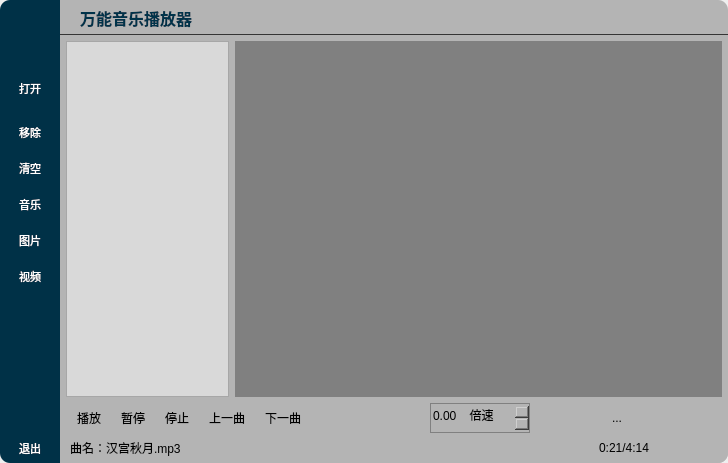
<?xml version="1.0" encoding="UTF-8"?>
<ui version="4.0">
 <class>Widget</class>
 <widget class="QWidget" name="Widget">
  <property name="geometry">
   <rect>
    <x>0</x>
    <y>0</y>
    <width>728</width>
    <height>463</height>
   </rect>
  </property>
  <property name="windowTitle">
   <string>Widget</string>
  </property>
  <property name="styleSheet">
   <string notr="true">QWidget#Widget 
{
	border-radius:15px
}</string>
  </property>
  <layout class="QHBoxLayout" name="horizontalLayout_2">
   <property name="spacing">
    <number>0</number>
   </property>
   <property name="leftMargin">
    <number>0</number>
   </property>
   <property name="topMargin">
    <number>0</number>
   </property>
   <property name="rightMargin">
    <number>0</number>
   </property>
   <property name="bottomMargin">
    <number>0</number>
   </property>
   <item>
    <widget class="QWidget" name="WidgetLeft" native="true">
     <property name="maximumSize">
      <size>
       <width>60</width>
       <height>16777215</height>
      </size>
     </property>
     <property name="styleSheet">
      <string notr="true">QWidget#WidgetLeft
{
	background-color: rgb(0, 49, 71);
	border-top-left-radius:10px;
	border-bottom-left-radius:10px;
}
QToolButton:hover 
{
	background-color: rgb(100,100,100);
	color: rgb(0, 52, 76);
}</string>
     </property>
     <layout class="QVBoxLayout" name="verticalLayout_2">
      <property name="leftMargin">
       <number>0</number>
      </property>
      <property name="topMargin">
       <number>0</number>
      </property>
      <property name="rightMargin">
       <number>0</number>
      </property>
      <property name="bottomMargin">
       <number>0</number>
      </property>
      <item>
       <widget class="QWidget" name="widget_2" native="true">
        <property name="minimumSize">
         <size>
          <width>60</width>
          <height>60</height>
         </size>
        </property>
        <layout class="QVBoxLayout" name="verticalLayout_4">
         <property name="leftMargin">
          <number>10</number>
         </property>
         <property name="topMargin">
          <number>10</number>
         </property>
         <property name="rightMargin">
          <number>10</number>
         </property>
         <property name="bottomMargin">
          <number>10</number>
         </property>
         <item>
          <widget class="QLabel" name="label_2">
           <property name="minimumSize">
            <size>
             <width>40</width>
             <height>40</height>
            </size>
           </property>
           <property name="maximumSize">
            <size>
             <width>40</width>
             <height>40</height>
            </size>
           </property>
           <property name="text">
            <string/>
           </property>
           <property name="pixmap">
            <pixmap resource="res.qrc">:/img/website.png</pixmap>
           </property>
           <property name="scaledContents">
            <bool>true</bool>
           </property>
          </widget>
         </item>
        </layout>
       </widget>
      </item>
      <item>
       <widget class="QToolButton" name="tBtnOpen">
        <property name="minimumSize">
         <size>
          <width>60</width>
          <height>45</height>
         </size>
        </property>
        <property name="font">
         <font>
          <pointsize>8</pointsize>
         </font>
        </property>
        <property name="styleSheet">
         <string notr="true">color: white;</string>
        </property>
        <property name="text">
         <string>打开</string>
        </property>
        <property name="icon">
         <iconset resource="res.qrc">
          <normaloff>:/img/file (1).png</normaloff>:/img/file (1).png</iconset>
        </property>
        <property name="iconSize">
         <size>
          <width>20</width>
          <height>20</height>
         </size>
        </property>
        <property name="toolButtonStyle">
         <enum>Qt::ToolButtonTextUnderIcon</enum>
        </property>
        <property name="autoRaise">
         <bool>true</bool>
        </property>
       </widget>
      </item>
      <item>
       <widget class="QToolButton" name="tBtnRemove">
        <property name="minimumSize">
         <size>
          <width>60</width>
          <height>30</height>
         </size>
        </property>
        <property name="font">
         <font>
          <pointsize>8</pointsize>
         </font>
        </property>
        <property name="styleSheet">
         <string notr="true">color: white;</string>
        </property>
        <property name="text">
         <string>移除</string>
        </property>
        <property name="icon">
         <iconset resource="res.qrc">
          <normaloff>:/img/minus (1).png</normaloff>:/img/minus (1).png</iconset>
        </property>
        <property name="iconSize">
         <size>
          <width>20</width>
          <height>20</height>
         </size>
        </property>
        <property name="toolButtonStyle">
         <enum>Qt::ToolButtonTextUnderIcon</enum>
        </property>
        <property name="autoRaise">
         <bool>true</bool>
        </property>
       </widget>
      </item>
      <item>
       <widget class="QToolButton" name="tBtnClear">
        <property name="minimumSize">
         <size>
          <width>60</width>
          <height>30</height>
         </size>
        </property>
        <property name="font">
         <font>
          <pointsize>8</pointsize>
         </font>
        </property>
        <property name="styleSheet">
         <string notr="true">color: white;</string>
        </property>
        <property name="text">
         <string>清空</string>
        </property>
        <property name="icon">
         <iconset resource="res.qrc">
          <normaloff>:/img/trash (1).png</normaloff>:/img/trash (1).png</iconset>
        </property>
        <property name="iconSize">
         <size>
          <width>20</width>
          <height>20</height>
         </size>
        </property>
        <property name="toolButtonStyle">
         <enum>Qt::ToolButtonTextUnderIcon</enum>
        </property>
        <property name="autoRaise">
         <bool>true</bool>
        </property>
       </widget>
      </item>
      <item>
       <widget class="QToolButton" name="tBtnMusic">
        <property name="minimumSize">
         <size>
          <width>60</width>
          <height>30</height>
         </size>
        </property>
        <property name="font">
         <font>
          <pointsize>8</pointsize>
         </font>
        </property>
        <property name="styleSheet">
         <string notr="true">color: white;</string>
        </property>
        <property name="text">
         <string>音乐</string>
        </property>
        <property name="icon">
         <iconset resource="res.qrc">
          <normaloff>:/img/music (1).png</normaloff>:/img/music (1).png</iconset>
        </property>
        <property name="iconSize">
         <size>
          <width>20</width>
          <height>20</height>
         </size>
        </property>
        <property name="toolButtonStyle">
         <enum>Qt::ToolButtonTextUnderIcon</enum>
        </property>
        <property name="autoRaise">
         <bool>true</bool>
        </property>
       </widget>
      </item>
      <item>
       <widget class="QToolButton" name="tBtnImage">
        <property name="minimumSize">
         <size>
          <width>60</width>
          <height>30</height>
         </size>
        </property>
        <property name="font">
         <font>
          <pointsize>8</pointsize>
         </font>
        </property>
        <property name="styleSheet">
         <string notr="true">color: white;</string>
        </property>
        <property name="text">
         <string>图片</string>
        </property>
        <property name="icon">
         <iconset resource="res.qrc">
          <normaloff>:/img/picture.png</normaloff>:/img/picture.png</iconset>
        </property>
        <property name="iconSize">
         <size>
          <width>20</width>
          <height>20</height>
         </size>
        </property>
        <property name="toolButtonStyle">
         <enum>Qt::ToolButtonTextUnderIcon</enum>
        </property>
        <property name="autoRaise">
         <bool>true</bool>
        </property>
       </widget>
      </item>
      <item>
       <widget class="QToolButton" name="tBtnVideo">
        <property name="minimumSize">
         <size>
          <width>60</width>
          <height>30</height>
         </size>
        </property>
        <property name="font">
         <font>
          <pointsize>8</pointsize>
         </font>
        </property>
        <property name="styleSheet">
         <string notr="true">color: white;</string>
        </property>
        <property name="text">
         <string>视频</string>
        </property>
        <property name="icon">
         <iconset resource="res.qrc">
          <normaloff>:/img/video.png</normaloff>:/img/video.png</iconset>
        </property>
        <property name="iconSize">
         <size>
          <width>20</width>
          <height>20</height>
         </size>
        </property>
        <property name="toolButtonStyle">
         <enum>Qt::ToolButtonTextUnderIcon</enum>
        </property>
        <property name="autoRaise">
         <bool>true</bool>
        </property>
       </widget>
      </item>
      <item>
       <spacer name="verticalSpacer">
        <property name="orientation">
         <enum>Qt::Vertical</enum>
        </property>
        <property name="sizeHint" stdset="0">
         <size>
          <width>20</width>
          <height>40</height>
         </size>
        </property>
       </spacer>
      </item>
      <item>
       <widget class="QToolButton" name="tBtnExit">
        <property name="minimumSize">
         <size>
          <width>60</width>
          <height>30</height>
         </size>
        </property>
        <property name="font">
         <font>
          <pointsize>8</pointsize>
         </font>
        </property>
        <property name="styleSheet">
         <string notr="true">color: white;</string>
        </property>
        <property name="text">
         <string>退出</string>
        </property>
        <property name="icon">
         <iconset resource="res.qrc">
          <normaloff>:/img/power (1).png</normaloff>:/img/power (1).png</iconset>
        </property>
        <property name="iconSize">
         <size>
          <width>20</width>
          <height>20</height>
         </size>
        </property>
        <property name="toolButtonStyle">
         <enum>Qt::ToolButtonTextUnderIcon</enum>
        </property>
        <property name="autoRaise">
         <bool>true</bool>
        </property>
       </widget>
      </item>
     </layout>
    </widget>
   </item>
   <item>
    <widget class="QWidget" name="widgeteRight" native="true">
     <property name="styleSheet">
      <string notr="true">QWidget 
{
	background-color: rgb(180, 180, 180);
}
QWidget#widgeteRight
{
	border-bottom-right-radius:10px;
	border-top-right-radius:10px;
}</string>
     </property>
     <layout class="QVBoxLayout" name="verticalLayout_5" stretch="0,0,0,0">
      <property name="spacing">
       <number>0</number>
      </property>
      <property name="leftMargin">
       <number>0</number>
      </property>
      <property name="topMargin">
       <number>0</number>
      </property>
      <property name="rightMargin">
       <number>0</number>
      </property>
      <property name="bottomMargin">
       <number>0</number>
      </property>
      <item>
       <widget class="QWidget" name="widget" native="true">
        <property name="minimumSize">
         <size>
          <width>0</width>
          <height>35</height>
         </size>
        </property>
        <property name="maximumSize">
         <size>
          <width>16777215</width>
          <height>35</height>
         </size>
        </property>
        <property name="styleSheet">
         <string notr="true">QWidget
{
	border-bottom-color: rgb(53, 53, 53);
	border-bottom-style: solid;
	border-bottom-width: 1px;
}
QWidget#widget
{
	border-top-right-radius: 15px;
}</string>
        </property>
        <layout class="QHBoxLayout" name="horizontalLayout">
         <property name="leftMargin">
          <number>20</number>
         </property>
         <property name="topMargin">
          <number>0</number>
         </property>
         <property name="rightMargin">
          <number>5</number>
         </property>
         <property name="bottomMargin">
          <number>0</number>
         </property>
         <item>
          <widget class="QLabel" name="labelWinTitle">
           <property name="font">
            <font>
             <pointsize>12</pointsize>
             <bold>true</bold>
            </font>
           </property>
           <property name="styleSheet">
            <string notr="true">color: rgb(0, 51, 74);</string>
           </property>
           <property name="text">
            <string>万能音乐播放器</string>
           </property>
          </widget>
         </item>
         <item>
          <spacer name="horizontalSpacer_2">
           <property name="orientation">
            <enum>Qt::Horizontal</enum>
           </property>
           <property name="sizeHint" stdset="0">
            <size>
             <width>509</width>
             <height>20</height>
            </size>
           </property>
          </spacer>
         </item>
         <item>
          <widget class="QToolButton" name="tBtnMin">
           <property name="minimumSize">
            <size>
             <width>30</width>
             <height>30</height>
            </size>
           </property>
           <property name="maximumSize">
            <size>
             <width>30</width>
             <height>30</height>
            </size>
           </property>
           <property name="styleSheet">
            <string notr="true">QToolButton:hover 
{
	background-color: rgb(100, 100, 100);
}</string>
           </property>
           <property name="text">
            <string/>
           </property>
           <property name="icon">
            <iconset resource="res.qrc">
             <normaloff>:/img/minus (2).png</normaloff>:/img/minus (2).png</iconset>
           </property>
           <property name="autoRaise">
            <bool>true</bool>
           </property>
          </widget>
         </item>
         <item>
          <widget class="QToolButton" name="tBtnMax">
           <property name="minimumSize">
            <size>
             <width>30</width>
             <height>30</height>
            </size>
           </property>
           <property name="maximumSize">
            <size>
             <width>30</width>
             <height>30</height>
            </size>
           </property>
           <property name="styleSheet">
            <string notr="true">QToolButton:hover 
{
	background-color: rgb(100, 100, 100);
}</string>
           </property>
           <property name="text">
            <string/>
           </property>
           <property name="icon">
            <iconset resource="res.qrc">
             <normaloff>:/img/fullscreen.png</normaloff>:/img/fullscreen.png</iconset>
           </property>
           <property name="autoRaise">
            <bool>true</bool>
           </property>
          </widget>
         </item>
         <item>
          <widget class="QToolButton" name="tBtnClose">
           <property name="minimumSize">
            <size>
             <width>30</width>
             <height>30</height>
            </size>
           </property>
           <property name="maximumSize">
            <size>
             <width>30</width>
             <height>30</height>
            </size>
           </property>
           <property name="styleSheet">
            <string notr="true">QToolButton:hover
{
	background-color: red;
}</string>
           </property>
           <property name="text">
            <string/>
           </property>
           <property name="icon">
            <iconset resource="res.qrc">
             <normaloff>:/img/close.png</normaloff>:/img/close.png</iconset>
           </property>
           <property name="autoRaise">
            <bool>true</bool>
           </property>
          </widget>
         </item>
        </layout>
       </widget>
      </item>
      <item>
       <widget class="QWidget" name="widgetPlayWin" native="true">
        <layout class="QVBoxLayout" name="verticalLayout_3">
         <property name="leftMargin">
          <number>0</number>
         </property>
         <property name="topMargin">
          <number>0</number>
         </property>
         <property name="rightMargin">
          <number>0</number>
         </property>
         <property name="bottomMargin">
          <number>0</number>
         </property>
         <item>
          <layout class="QHBoxLayout" name="horizontalLayout_5" stretch="1,3">
           <property name="leftMargin">
            <number>6</number>
           </property>
           <property name="topMargin">
            <number>6</number>
           </property>
           <property name="rightMargin">
            <number>6</number>
           </property>
           <property name="bottomMargin">
            <number>6</number>
           </property>
           <item>
            <widget class="QListWidget" name="listWidget">
             <property name="sizePolicy">
              <sizepolicy hsizetype="Maximum" vsizetype="Expanding">
               <horstretch>0</horstretch>
               <verstretch>0</verstretch>
              </sizepolicy>
             </property>
             <property name="maximumSize">
              <size>
               <width>16777215</width>
               <height>16777215</height>
              </size>
             </property>
             <property name="styleSheet">
              <string notr="true">background-color: rgb(217, 217, 217);</string>
             </property>
            </widget>
           </item>
           <item>
            <widget class="QStackedWidget" name="stackedWidget">
             <property name="styleSheet">
              <string notr="true">background-color: gray;</string>
             </property>
             <property name="currentIndex">
              <number>0</number>
             </property>
             <widget class="QWidget" name="page">
              <layout class="QVBoxLayout" name="verticalLayout">
               <property name="spacing">
                <number>0</number>
               </property>
               <property name="leftMargin">
                <number>0</number>
               </property>
               <property name="topMargin">
                <number>0</number>
               </property>
               <property name="rightMargin">
                <number>0</number>
               </property>
               <property name="bottomMargin">
                <number>0</number>
               </property>
               <item>
                <widget class="QLabel" name="label">
                 <property name="styleSheet">
                  <string notr="true">background-color: gray;</string>
                 </property>
                 <property name="text">
                  <string/>
                 </property>
                 <property name="scaledContents">
                  <bool>true</bool>
                 </property>
                </widget>
               </item>
              </layout>
             </widget>
             <widget class="QWidget" name="page_2"/>
            </widget>
           </item>
          </layout>
         </item>
        </layout>
       </widget>
      </item>
      <item>
       <widget class="QWidget" name="widgetPlayCtl" native="true">
        <property name="maximumSize">
         <size>
          <width>16777215</width>
          <height>35</height>
         </size>
        </property>
        <property name="styleSheet">
         <string notr="true">QToolButton:hover 
{
	background-color: rgb(100, 100, 100);
}</string>
        </property>
        <layout class="QHBoxLayout" name="horizontalLayout_3">
         <property name="leftMargin">
          <number>10</number>
         </property>
         <property name="topMargin">
          <number>0</number>
         </property>
         <property name="rightMargin">
          <number>10</number>
         </property>
         <property name="bottomMargin">
          <number>0</number>
         </property>
         <item>
          <widget class="QToolButton" name="tBtnPlay">
           <property name="minimumSize">
            <size>
             <width>30</width>
             <height>30</height>
            </size>
           </property>
           <property name="styleSheet">
            <string notr="true"/>
           </property>
           <property name="text">
            <string>播放</string>
           </property>
           <property name="icon">
            <iconset resource="res.qrc">
             <normaloff>:/img/play (1).png</normaloff>:/img/play (1).png</iconset>
           </property>
           <property name="iconSize">
            <size>
             <width>25</width>
             <height>25</height>
            </size>
           </property>
           <property name="toolButtonStyle">
            <enum>Qt::ToolButtonTextBesideIcon</enum>
           </property>
           <property name="autoRaise">
            <bool>true</bool>
           </property>
          </widget>
         </item>
         <item>
          <widget class="QToolButton" name="tBtnPause">
           <property name="minimumSize">
            <size>
             <width>30</width>
             <height>30</height>
            </size>
           </property>
           <property name="styleSheet">
            <string notr="true"/>
           </property>
           <property name="text">
            <string>暂停</string>
           </property>
           <property name="icon">
            <iconset resource="res.qrc">
             <normaloff>:/img/pause (1).png</normaloff>:/img/pause (1).png</iconset>
           </property>
           <property name="iconSize">
            <size>
             <width>25</width>
             <height>25</height>
            </size>
           </property>
           <property name="toolButtonStyle">
            <enum>Qt::ToolButtonTextBesideIcon</enum>
           </property>
           <property name="autoRaise">
            <bool>true</bool>
           </property>
          </widget>
         </item>
         <item>
          <widget class="QToolButton" name="tBtnStop">
           <property name="minimumSize">
            <size>
             <width>30</width>
             <height>30</height>
            </size>
           </property>
           <property name="styleSheet">
            <string notr="true"/>
           </property>
           <property name="text">
            <string>停止</string>
           </property>
           <property name="icon">
            <iconset resource="res.qrc">
             <normaloff>:/img/stop.png</normaloff>:/img/stop.png</iconset>
           </property>
           <property name="iconSize">
            <size>
             <width>25</width>
             <height>25</height>
            </size>
           </property>
           <property name="toolButtonStyle">
            <enum>Qt::ToolButtonTextBesideIcon</enum>
           </property>
           <property name="autoRaise">
            <bool>true</bool>
           </property>
          </widget>
         </item>
         <item>
          <widget class="QToolButton" name="tBtnPre">
           <property name="minimumSize">
            <size>
             <width>30</width>
             <height>30</height>
            </size>
           </property>
           <property name="styleSheet">
            <string notr="true"/>
           </property>
           <property name="text">
            <string>上一曲</string>
           </property>
           <property name="icon">
            <iconset resource="res.qrc">
             <normaloff>:/img/previous.png</normaloff>:/img/previous.png</iconset>
           </property>
           <property name="iconSize">
            <size>
             <width>25</width>
             <height>25</height>
            </size>
           </property>
           <property name="toolButtonStyle">
            <enum>Qt::ToolButtonTextBesideIcon</enum>
           </property>
           <property name="autoRaise">
            <bool>true</bool>
           </property>
          </widget>
         </item>
         <item>
          <widget class="QToolButton" name="tBtnNext">
           <property name="minimumSize">
            <size>
             <width>30</width>
             <height>30</height>
            </size>
           </property>
           <property name="styleSheet">
            <string notr="true"/>
           </property>
           <property name="text">
            <string>下一曲</string>
           </property>
           <property name="icon">
            <iconset resource="res.qrc">
             <normaloff>:/img/next (1).png</normaloff>:/img/next (1).png</iconset>
           </property>
           <property name="iconSize">
            <size>
             <width>25</width>
             <height>25</height>
            </size>
           </property>
           <property name="toolButtonStyle">
            <enum>Qt::ToolButtonTextBesideIcon</enum>
           </property>
           <property name="autoRaise">
            <bool>true</bool>
           </property>
          </widget>
         </item>
         <item>
          <spacer name="horizontalSpacer">
           <property name="orientation">
            <enum>Qt::Horizontal</enum>
           </property>
           <property name="sizeHint" stdset="0">
            <size>
             <width>40</width>
             <height>20</height>
            </size>
           </property>
          </spacer>
         </item>
         <item>
          <widget class="QDoubleSpinBox" name="doubleSpinBox">
           <property name="minimumSize">
            <size>
             <width>100</width>
             <height>30</height>
            </size>
           </property>
           <property name="styleSheet">
            <string notr="true">border-color: gray;
border-style: solid;
border-width:1px;</string>
           </property>
           <property name="suffix">
            <string>    倍速</string>
           </property>
          </widget>
         </item>
         <item>
          <widget class="QToolButton" name="tBtnPalyMode">
           <property name="minimumSize">
            <size>
             <width>60</width>
             <height>30</height>
            </size>
           </property>
           <property name="styleSheet">
            <string notr="true"/>
           </property>
           <property name="text">
            <string/>
           </property>
           <property name="iconSize">
            <size>
             <width>25</width>
             <height>25</height>
            </size>
           </property>
           <property name="popupMode">
            <enum>QToolButton::InstantPopup</enum>
           </property>
           <property name="toolButtonStyle">
            <enum>Qt::ToolButtonTextBesideIcon</enum>
           </property>
           <property name="autoRaise">
            <bool>true</bool>
           </property>
          </widget>
         </item>
         <item>
          <widget class="QToolButton" name="tBtnVolumn">
           <property name="minimumSize">
            <size>
             <width>30</width>
             <height>30</height>
            </size>
           </property>
           <property name="text">
            <string>...</string>
           </property>
           <property name="icon">
            <iconset resource="res.qrc">
             <normaloff>:/img/volume.png</normaloff>:/img/volume.png</iconset>
           </property>
           <property name="iconSize">
            <size>
             <width>25</width>
             <height>25</height>
            </size>
           </property>
           <property name="autoRaise">
            <bool>true</bool>
           </property>
          </widget>
         </item>
         <item>
          <widget class="CustomSlider" name="widget_5" native="true">
           <property name="minimumSize">
            <size>
             <width>80</width>
             <height>0</height>
            </size>
           </property>
           <property name="maximumSize">
            <size>
             <width>16777215</width>
             <height>25</height>
            </size>
           </property>
          </widget>
         </item>
        </layout>
       </widget>
      </item>
      <item>
       <widget class="QWidget" name="widgetPlayProgress" native="true">
        <property name="maximumSize">
         <size>
          <width>16777215</width>
          <height>35</height>
         </size>
        </property>
        <property name="styleSheet">
         <string notr="true">QWidget#widgetPlayProgress
{
	border-bottom-right-radius:10px;
}</string>
        </property>
        <layout class="QHBoxLayout" name="horizontalLayout_4" stretch="1,3,1">
         <property name="leftMargin">
          <number>10</number>
         </property>
         <property name="topMargin">
          <number>0</number>
         </property>
         <property name="rightMargin">
          <number>0</number>
         </property>
         <property name="bottomMargin">
          <number>0</number>
         </property>
         <item>
          <widget class="QLabel" name="labelMusicName">
           <property name="minimumSize">
            <size>
             <width>0</width>
             <height>30</height>
            </size>
           </property>
           <property name="text">
            <string>曲名：汉宫秋月.mp3</string>
           </property>
          </widget>
         </item>
         <item>
          <widget class="CustomSlider" name="widget_4" native="true"/>
         </item>
         <item>
          <widget class="QLabel" name="labelElapsedTime">
           <property name="minimumSize">
            <size>
             <width>0</width>
             <height>30</height>
            </size>
           </property>
           <property name="styleSheet">
            <string notr="true">QLabel 
{
	border-bottom-right-radius: 15px;
}</string>
           </property>
           <property name="text">
            <string>0:21/4:14</string>
           </property>
           <property name="margin">
            <number>10</number>
           </property>
          </widget>
         </item>
        </layout>
       </widget>
      </item>
     </layout>
    </widget>
   </item>
  </layout>
 </widget>
 <customwidgets>
  <customwidget>
   <class>CustomSlider</class>
   <extends>QWidget</extends>
   <header location="global">customslider.h</header>
   <container>1</container>
  </customwidget>
 </customwidgets>
 <resources>
  <include location="res.qrc"/>
 </resources>
 <connections/>
</ui>
